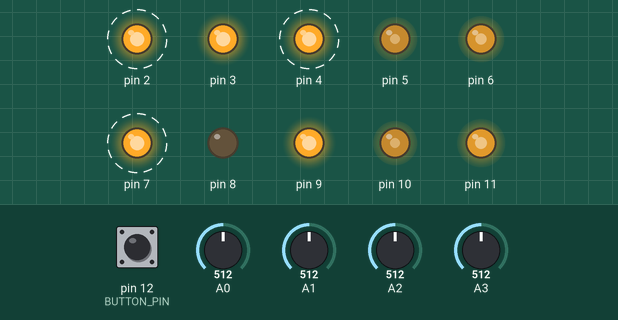
Bench run of a sketch on a simulated Arduino Uno, built with avr-gcc and run on an emulated ATmega328P. Shown: output pins drawn as LEDs (lit = HIGH). Dashed ring = blinking. The test bench sets the inputs (shaded band); at power-on: A0 = 512, A1 = 512, A2 = 512, A3 = 512, pin 12 (BUTTON_PIN) LOW. Random numbers use the default seed unless the sketch sets one.

Above: at 1.2 s.
1.3 s: A0 set to 30
At 1.79 s:
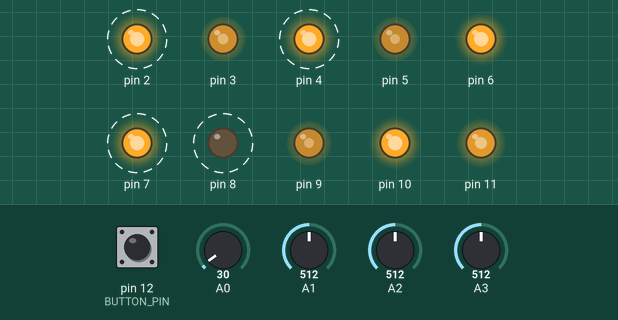
4.6 s: A1 set to 30
At 4.91 s:
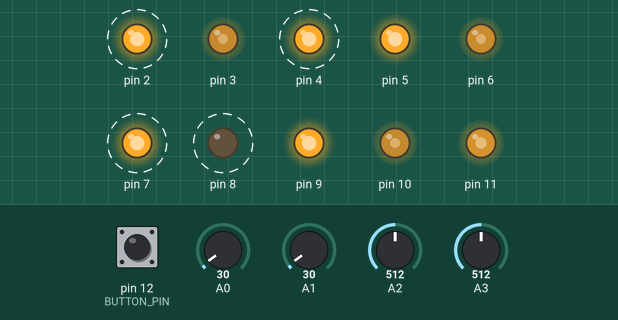
7.9 s: A2 set to 30
At 8.29 s:
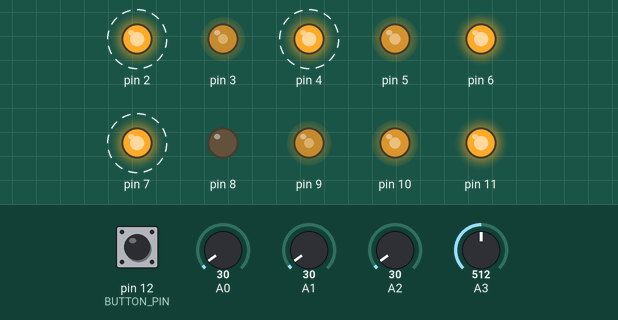
11.2 s: A3 set to 716
At 12.32 s:
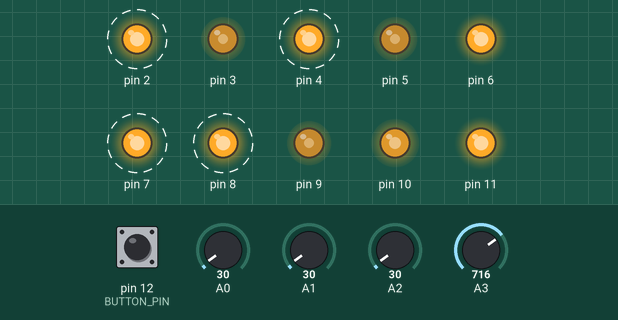
14.5 s: pin 12 (BUTTON_PIN) pulled HIGH for 0.15 s
17.8 s: A3 set to 30
Timing chart, 0 to 24.9 s (numbered marks = the images above; inputs shaded):
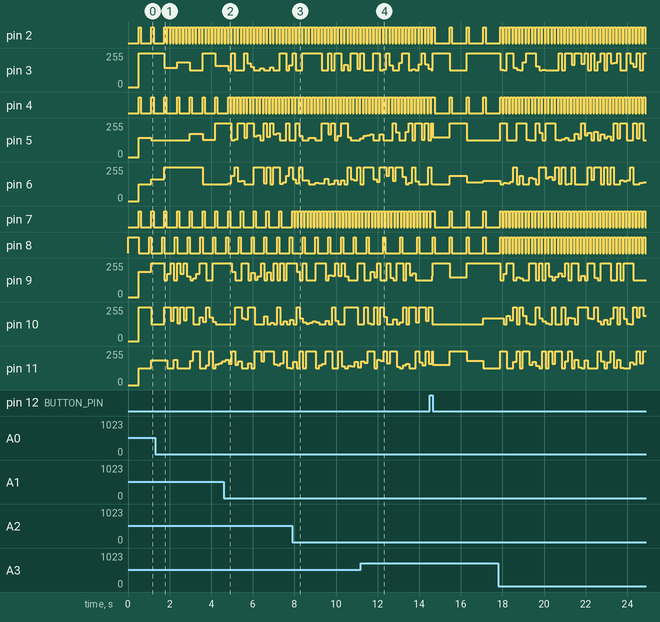

Measured:
- by itself, pin 2: alternates HIGH for 0.10 s and LOW for 0.05 s
- by itself, pin 4, pin 7, pin 8: alternates HIGH for 0.10 s and LOW for 0.06 s

The sketch:

super_flasher.ino
```cpp
#include <Bounce.h>

#define FLASH_LENGTH 100

class LED {
  public:
    boolean ledOn;

  virtual void show()=0;
  virtual void hide()=0;


};

class SingleLED : public LED {
  protected:
    int _onPin;

  public:

  SingleLED(int onPin)
  {
    _onPin = onPin;
    pinMode(_onPin, OUTPUT);
    digitalWrite(_onPin, LOW);
    ledOn = false;
  }

  void show()
  {
    digitalWrite(_onPin, HIGH);
    ledOn = true;
  }

  void hide()
  {
    digitalWrite(_onPin, LOW);
    ledOn = false;
  }

};


class RGBLED : public LED {
  protected:
    int _pins[3], _onPin;

  public:

  RGBLED(int redPin, int greenPin, int bluePin, int onPin)
  {
    ledOn = false;
    _pins[0] = redPin;
    _pins[1] = greenPin;
    _pins[2] = bluePin;
    for(int i = 0; i < 3; i++)
    {
      pinMode(_pins[i], OUTPUT);
    }
    _onPin = onPin;
    pinMode(_onPin, OUTPUT);
    digitalWrite(_onPin, LOW);
  }

  void show()
  {
    displayRandomColour();
    digitalWrite(_onPin, HIGH);
    ledOn = true;
  }

  void hide()
  {
    digitalWrite(_onPin, LOW);
    ledOn = false;
  }

  void displayRandomColour()
  {
  int currentColorValueGreen = random(64, 128);
  int currentColorValueBlue = 128;
  int currentColorValueRed = 0;

  int realRed = random(0, 3);
  int realBlue = random(0, 3);
  while (realBlue == realRed)
    realBlue = random(0, 3);
  int realGreen = random(0, 3);
  while (realGreen == realRed || realGreen == realBlue)
    realGreen = random(0, 3);

  analogWrite(_pins[realRed], 255 - currentColorValueRed);
  analogWrite(_pins[realBlue],  255 - currentColorValueBlue);
  analogWrite(_pins[realGreen],  255 - currentColorValueGreen);
  }

};

class MultiLED : public LED {
  protected:
    LED **_leds;
    int _num;

  public:

  MultiLED(LED *led1, LED *led2, LED *led3, LED *led4)
  {
    _leds = (LED **) malloc(sizeof(LED *) * 4);
    _leds[0] = led1;
    _leds[1] = led2;
    _leds[2] = led3;
    _leds[3] = led4;
    _num = 4;
    ledOn = false;
  }

  MultiLED(LED *led1, LED *led2)
  {
    _leds = (LED **) malloc(sizeof(LED *) * 2);
    _leds[0] = led1;
    _leds[1] = led2;
    _num = 2;
    ledOn = false;
  }

  void show()
  {
    for (int i=0; i < _num; i++)
      _leds[i]->show();
    ledOn = true;
  }

  void hide()
  {
    for (int i=0; i < _num; i++)
      _leds[i]->hide();
    ledOn = false;
  }

};

class InvertedLED : public LED {
  protected:
    LED *_led;

  public:
    InvertedLED(LED *led)
    {
      _led = led;
      ledOn = false;
    }

    void show()
    {
      _led->hide();
    }

    void hide()
    {
      _led->show();
    }


};

class CyclingMultiLED : public LED {
  protected:
    LED **_leds;
    int _num;
    int _current_on;

  public:

  CyclingMultiLED(LED *led1, LED *led2, LED *led3, LED *led4)
  {
    _leds = (LED **) malloc(sizeof(LED *) * 4);
    _leds[0] = led1;
    _leds[1] = led2;
    _leds[2] = led3;
    _leds[3] = led4;
    _num = 4;
    ledOn = false;
    _current_on = 0;
    _leds[_current_on]->show();
  }

  void show()
  {
    _leds[_current_on]->hide();
    _current_on = (_current_on == 3) ? 0 : _current_on + 1;
    _leds[_current_on]->show();
  }

  void hide()
  {
    // do nothing
  }

};

class Flasher {
  protected:
   unsigned long _timeForNextEvent;
   LED *_led;

  public:
    void setTimeForNextFlash()
    {
      _timeForNextEvent = millis() + getBlinkSpeed();
    }

    void setTimeForEndOfFlash()
    {
      _timeForNextEvent = millis() + getFlashLength();
    }

    void tick()
    {
      if (millis() > _timeForNextEvent)
      {
        if (_led->ledOn)
        {
          _led->hide();
          setTimeForNextFlash();
        }
        else
        {
          _led->show();
          setTimeForEndOfFlash();
        }
      }
    }

    virtual long getBlinkSpeed() = 0;
    virtual long getFlashLength() = 0;

};

class FixedFlashLengthFlasher : public Flasher {
  protected:
   int _speedPotPin;


  public:

    FixedFlashLengthFlasher(int speedPotPin, LED *led)
    {
      _speedPotPin = speedPotPin;
      setTimeForNextFlash();
      _led = led;
    }

    virtual long getBlinkSpeed()
    {
      return map(analogRead(_speedPotPin), 0, 1023, 25, 1000);
    }

    virtual long getFlashLength()
    {
      return FLASH_LENGTH;
    }

};

class VariableLengthFlasher : public Flasher {
  protected:
   int _speedPotPin;


  public:

    VariableLengthFlasher(int speedPotPin, LED *led)
    {
      _speedPotPin = speedPotPin;
      setTimeForNextFlash();
      _led = led;
    }

    virtual long getBlinkSpeed()
    {
      return map(analogRead(_speedPotPin), 0, 1023, 25, 1000);
    }

    virtual long getFlashLength()
    {
      return getBlinkSpeed();
    }

};


#define MODE_INDEPENDENT 0
#define MODE_ALL_SYNC 1
#define MODE_LEFT_RIGHT_ALTERNATE 2
#define MODE_CYCLING 3
#define NUM_MODES 4

#define YELLOW_POT 3
#define GREEN_POT 2
#define BLUE_POT 1
#define RED_POT 0


#define BUTTON_PIN 12
RGBLED *triple_left, *triple_right;
SingleLED *single_right, *single_left;
MultiLED *multi1, *multi_left_leds, *multi_right_leds, *multi_left_normal_right_inveted_leds;
InvertedLED *inverted_right_leds;
CyclingMultiLED *cycling_leds;

Flasher *flasher1, *flasher2, *flasher3, *flasher4, *flasher5, *flasher_variable_left_normal_right_inveted, *flasher_cycling;
Bounce bouncer = Bounce(BUTTON_PIN, 5);
int mode = MODE_INDEPENDENT;

void setup()
{
  Serial.begin(9600);
  triple_left = new RGBLED(9,10,11,2);
  flasher1 = new FixedFlashLengthFlasher(RED_POT, triple_left);

  triple_right = new RGBLED(3, 5, 6, 4);
  flasher2 = new FixedFlashLengthFlasher(BLUE_POT, triple_right);

  single_right = new SingleLED(7);
  flasher3 = new FixedFlashLengthFlasher(GREEN_POT, single_right);

  single_left = new SingleLED(8);
  flasher4 = new FixedFlashLengthFlasher(YELLOW_POT, single_left);

  multi1 = new MultiLED(triple_left, triple_right, single_right, single_left);
  flasher5 = new FixedFlashLengthFlasher(YELLOW_POT, multi1);

  multi_left_leds = new MultiLED(triple_left, single_left);
  multi_right_leds = new MultiLED(triple_right, single_right);
  inverted_right_leds = new InvertedLED(multi_right_leds);
  multi_left_normal_right_inveted_leds = new MultiLED(multi_left_leds, inverted_right_leds);

  flasher_variable_left_normal_right_inveted = new VariableLengthFlasher(YELLOW_POT, multi_left_normal_right_inveted_leds);

  cycling_leds = new CyclingMultiLED(single_left, triple_left, triple_right, single_right);
  flasher_cycling = new VariableLengthFlasher(YELLOW_POT, cycling_leds);

  pinMode(BUTTON_PIN, INPUT);

  randomSeed(analogRead(0));
}


void loop()
{
  // Update the debouncer
  bouncer.update( );

  // Get the update value
  if (bouncer.fallingEdge()) {
    mode++;
    mode = mode % NUM_MODES;
  }

  switch(mode)
  {
    case MODE_INDEPENDENT:
      flasher1->tick();
      flasher2->tick();
      flasher3->tick();
      flasher4->tick();
      break;
    case MODE_ALL_SYNC:
      flasher5->tick();
      break;
    case MODE_LEFT_RIGHT_ALTERNATE:
      flasher_variable_left_normal_right_inveted->tick();
      break;
    case MODE_CYCLING:
      flasher_cycling->tick();
      break;
  }
}
```
